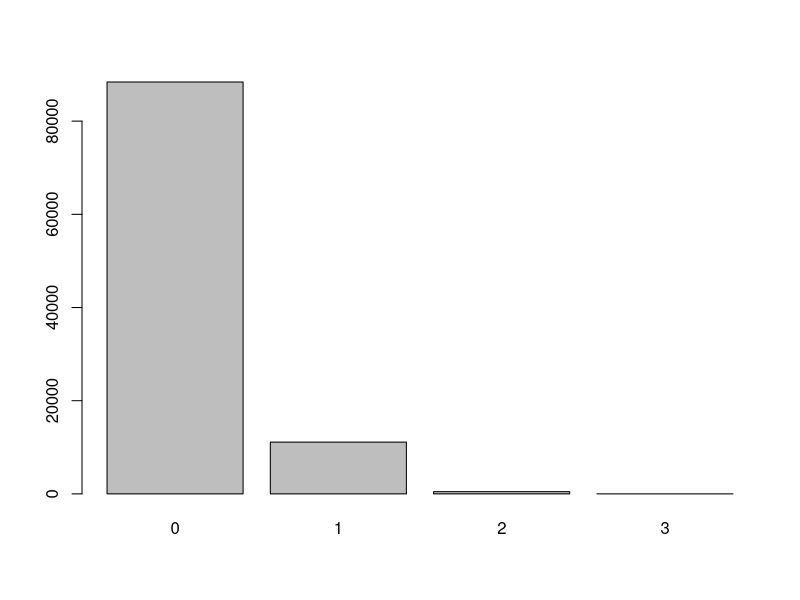
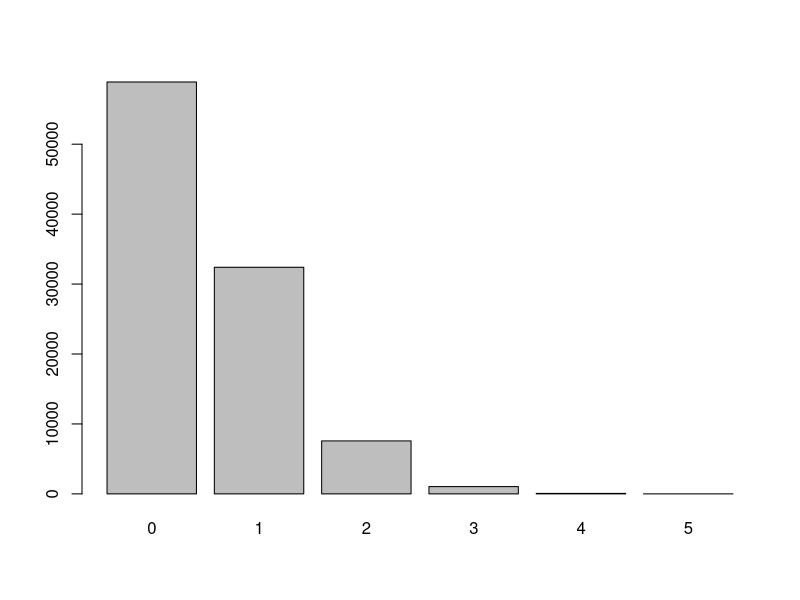
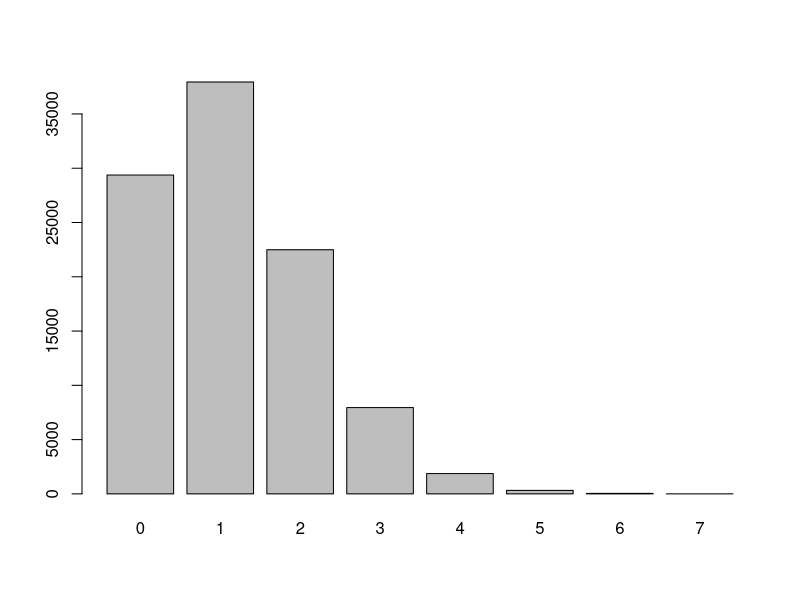
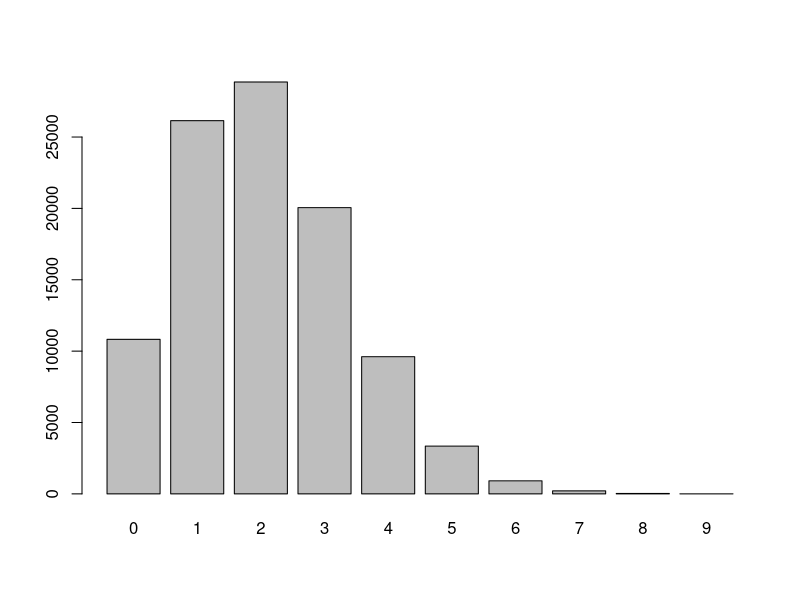
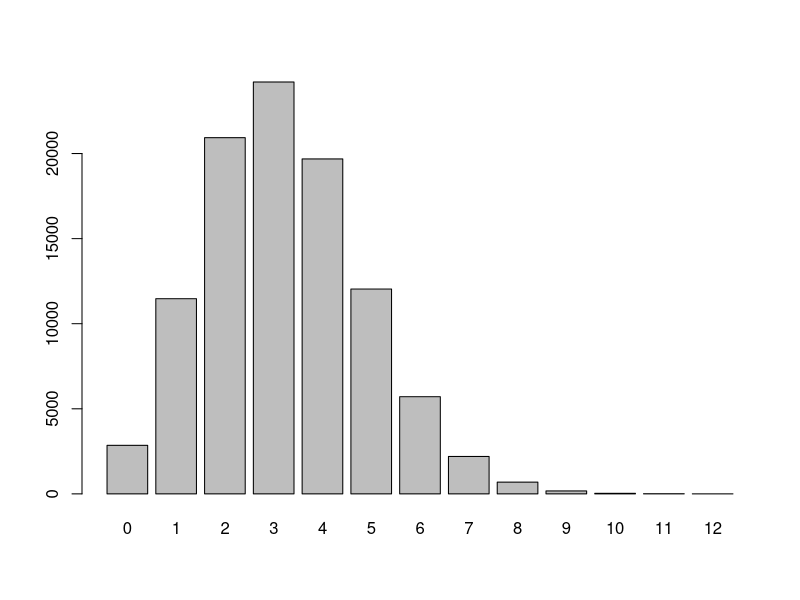
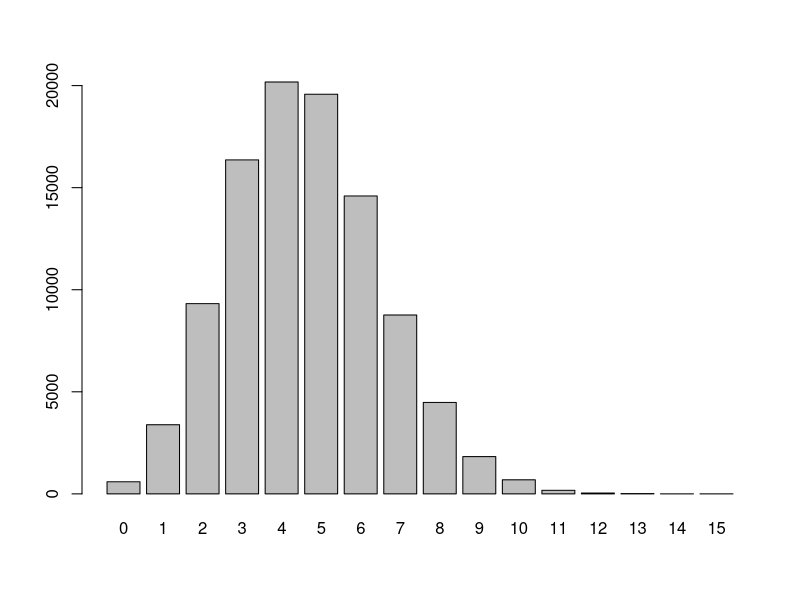
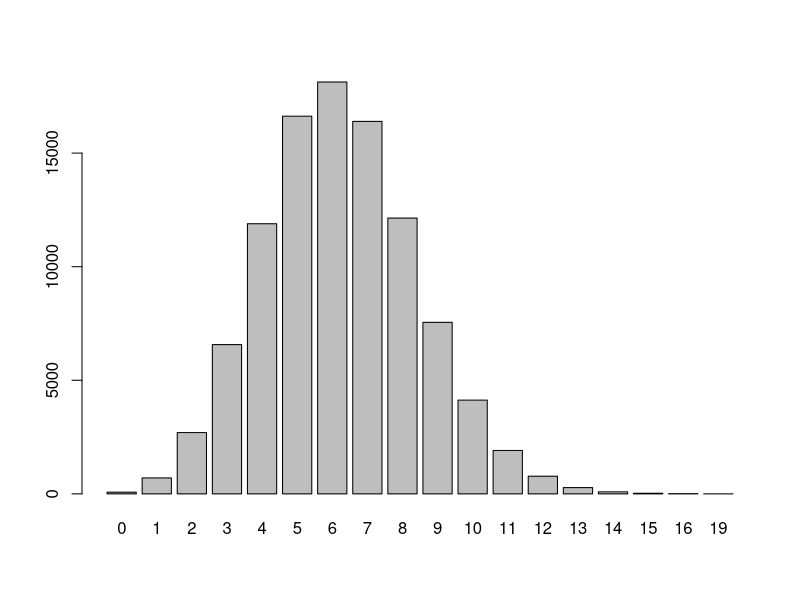
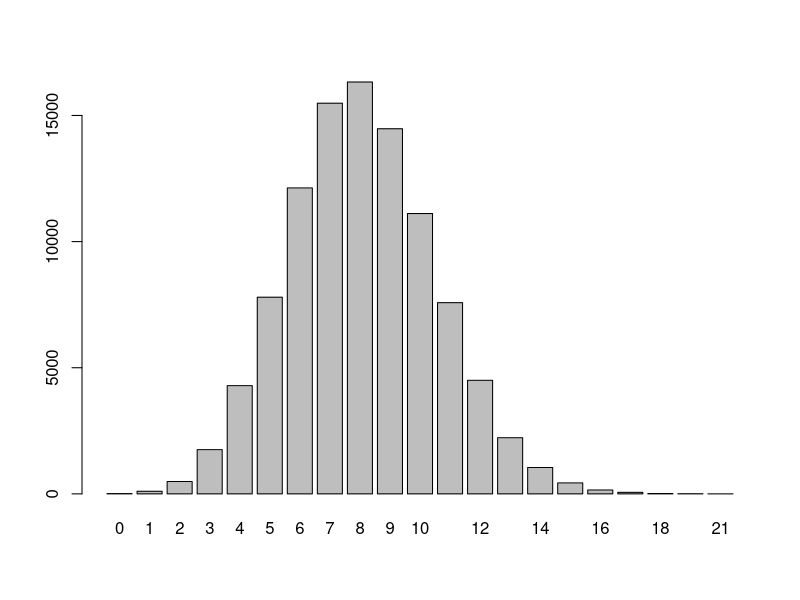

Write the R code that produced these figures, in order.
## ---- chunk 1
library(tidyverse)
BirthdayFunction <- function(num_people=23){ # input of function, num_people, has a default of 23 but can be user specified
  BirthdaysSample <- sample(c(1:365), size=num_people, replace=TRUE,
                              prob = c(rep(1/365, 365))) # creates a sample of birthdays, the size of num_people, where each day has equal probability to be each person's birthday
MatchingBirthdays <- num_people-length(unique(BirthdaysSample))
# object MatchingBirthdays calculates that number of matching birthdays generated in the sample of birthdays
# length(unique(BirthdaysSample)) gives the number of uniquely generated birthdays, so subtracting this value from num_people gives you the number of birthdays that aren't uniwue and match with someone else
MatchingBirthdays
    }


BirthdayFunction()
## ---- chunk 2
set.seed(314159)
BirthdayFunction_10people <- sapply(rep(10,100000), BirthdayFunction)
# object BirthdayFunction_10people runs the BirthdayFunction(num_people=10) 100,000 times 
summary(BirthdayFunction_10people)
# gives summary statistics for BirthdayFunction_10people
barplot(table(BirthdayFunction_10people)) #produces a bar plot of the distribution of the number of matching birthdays for BirthdayFunction_10people
## ---- chunk 3
set.seed(314159)
BirthdayFunction_20people <- sapply(rep(20,100000), BirthdayFunction)
#object BirthdayFunction_20people runs the BirthdayFunction(num_people=20) 100,000 times 
summary(BirthdayFunction_20people) # gives summary statistics for BirthdayFunction_20people
barplot(table(BirthdayFunction_20people)) #produces a bar plot of the distribution of the number of matching birthdays for BirthdayFunction_20people
## ---- chunk 4
set.seed(314159)
BirthdayFunction_30people <- sapply(rep(30,100000), BirthdayFunction)
#object BirthdayFunction_30people runs the BirthdayFunction(num_people=30) 100,000 times 
summary(BirthdayFunction_30people) # gives summary statistics for BirthdayFunction_30people
barplot(table(BirthdayFunction_30people)) #produces a bar plot of the distribution of the number of matching birthdays for BirthdayFunction_30people
## ---- chunk 5
set.seed(314159)
BirthdayFunction_40people <- sapply(rep(40,100000), BirthdayFunction)
#object BirthdayFunction_40people runs the BirthdayFunction(num_people=40) 100,000 times 
summary(BirthdayFunction_40people) # gives summary statistics for BirthdayFunction_40people
barplot(table(BirthdayFunction_40people)) #produces a bar plot of the distribution of the number of matching birthdays for BirthdayFunction_40people
## ---- chunk 6
set.seed(314159)
BirthdayFunction_50people <- sapply(rep(50,100000), BirthdayFunction)
#object BirthdayFunction_50people runs the BirthdayFunction(num_people=50) 100,000 times 
summary(BirthdayFunction_50people) # gives summary statistics for BirthdayFunction_50people
barplot(table(BirthdayFunction_50people)) #produces a bar plot of the distribution of the number of matching birthdays for BirthdayFunction_50people
## ---- chunk 7
set.seed(314159)
BirthdayFunction_60people <- sapply(rep(60,100000), BirthdayFunction)
#object BirthdayFunction_60people runs the BirthdayFunction(num_people=60) 100,000 times 
summary(BirthdayFunction_60people) # gives summary statistics for BirthdayFunction_60people
barplot(table(BirthdayFunction_60people)) #produces a bar plot of the distribution of the number of matching birthdays for BirthdayFunction_60people
## ---- chunk 8
set.seed(314159)
BirthdayFunction_70people <- sapply(rep(70,100000), BirthdayFunction)
#object BirthdayFunction_70people runs the BirthdayFunction(num_people=70) 100,000 times 
summary(BirthdayFunction_70people) # gives summary statistics for BirthdayFunction_70people
barplot(table(BirthdayFunction_70people)) #produces a bar plot of the distribution of the number of matching birthdays for BirthdayFunction_70people
## ---- chunk 9
set.seed(314159)
BirthdayFunction_80people <- sapply(rep(80,100000), BirthdayFunction)
#object BirthdayFunction_80people runs the BirthdayFunction(num_people=80) 100,000 times 
summary(BirthdayFunction_80people) # gives summary statistics for BirthdayFunction_80people
barplot(table(BirthdayFunction_80people)) #produces a bar plot of the distribution of the number of matching birthdays for BirthdayFunction_80people
## ---- chunk 10
set.seed(314159)
BirthdayFunction_90people <- sapply(rep(90,100000), BirthdayFunction)
#object BirthdayFunction_90people runs the BirthdayFunction(num_people=90) 100,000 times 
summary(BirthdayFunction_90people) # gives summary statistics for BirthdayFunction_90people
barplot(table(BirthdayFunction_90people)) #produces a bar plot of the distribution of the number of matching birthdays for BirthdayFunction_90people
## ---- chunk 11
set.seed(314159)
BirthdayFunction_100people <- sapply(rep(100,100000), BirthdayFunction)
#object BirthdayFunction_100people runs the BirthdayFunction(num_people=100) 100,000 times 
summary(BirthdayFunction_100people) # gives summary statistics for BirthdayFunction_100people
barplot(table(BirthdayFunction_100people)) #produces a bar plot of the distribution of the number of matching birthdays for BirthdayFunction_100people
